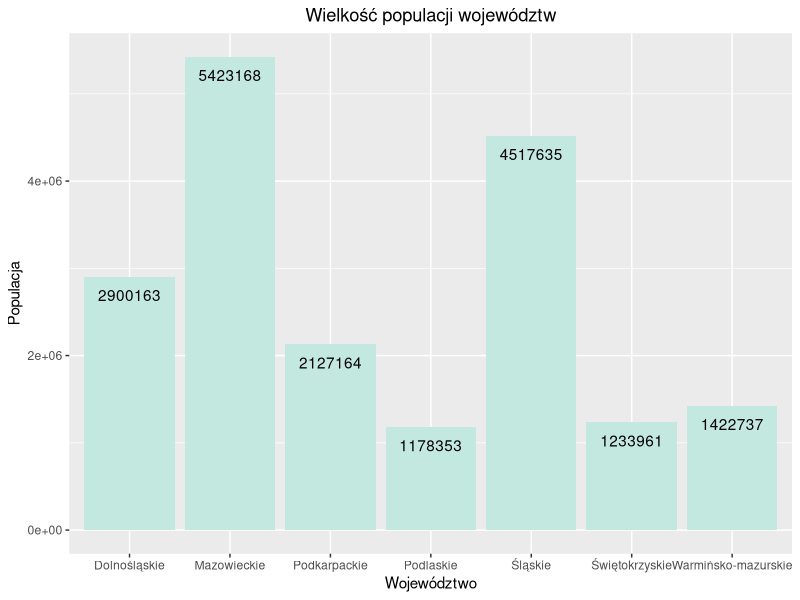
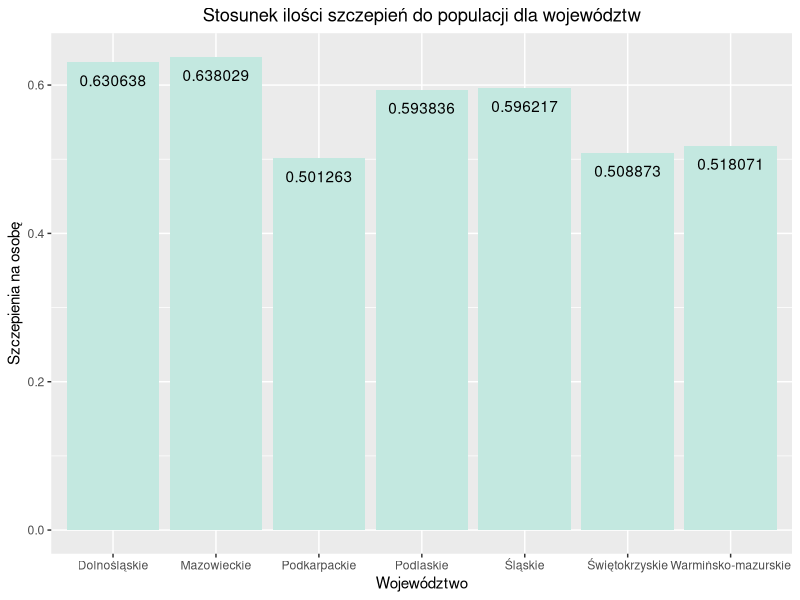
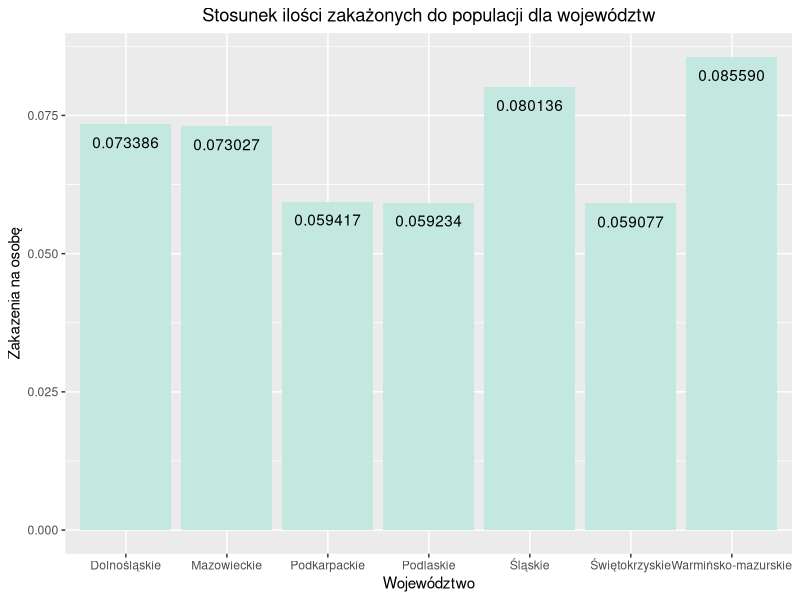
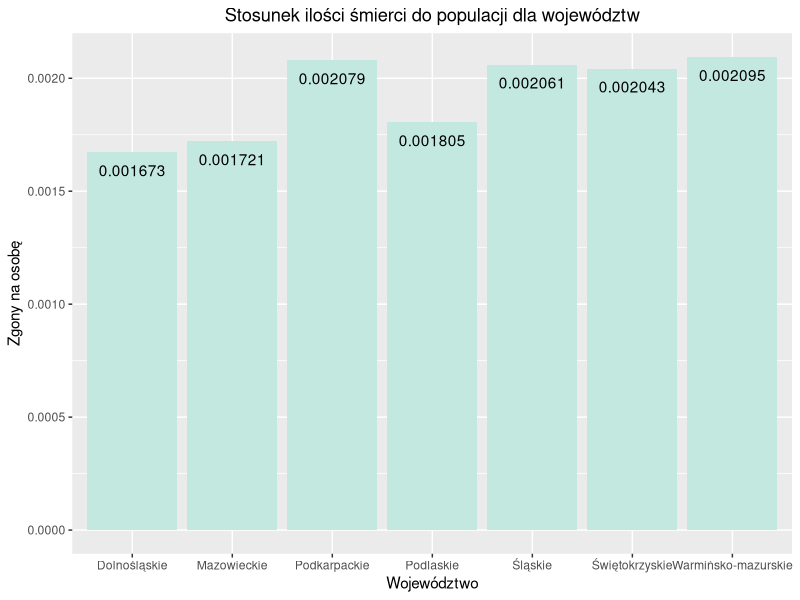
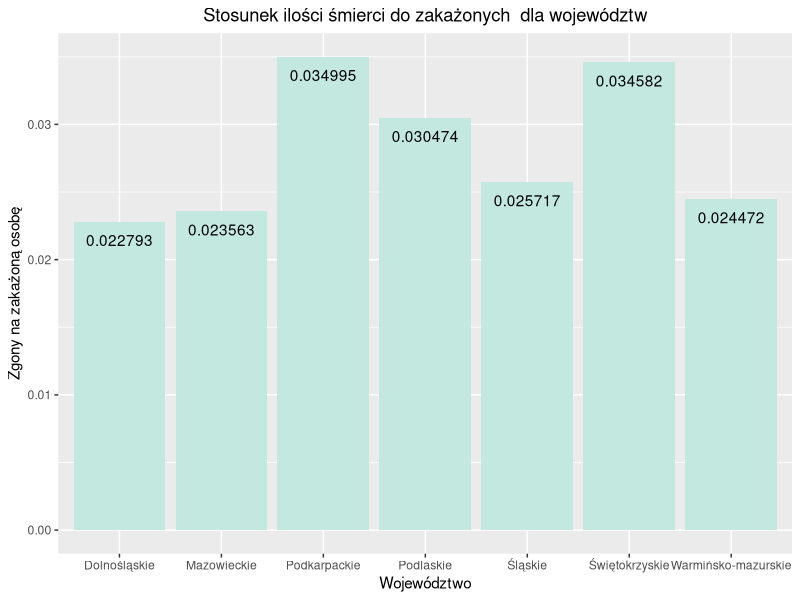

Recreate these plots in R, in order.
## ---- chunk 1
knitr::opts_chunk$set(echo = TRUE)

library(magrittr)
library(dplyr)
library(ggplot2)

library(knitr) # kable 
## ---- chunk 2
data_1 <- data.frame(voivodeship=c('Mazowieckie', 'Warmińsko-mazurskie', 'Dolnośląskie', 'Podkarpackie', 'Podlaskie', 'Śląskie', 'Świętokrzyskie'), 
                    vaccinated=c(3460137, 737079, 1828954, 1066268, 699749, 2693489, 627930),
                    deaths=c(9332, 2980, 4851, 4423, 2127, 9310, 2521),
                    confirmed_cases=c(396040, 121772, 212832, 126389, 69798, 362023, 72899),
                    population=c(5423168, 1422737, 2900163, 2127164, 1178353, 4517635, 1233961))
## ---- chunk 3
kable(data_1, col.names = c("Województwo", "Ilosść zaszczepionych osób", "Ilość zgonów", "Ilość zakażonych", "Populacja"))
## ---- chunk 4
ggplot(data_1, aes(x = voivodeship, y = population)) + geom_bar(stat = 'identity', fill = '#c3e8e0') +
  ggtitle('Wielkość populacji województw') +
  theme(plot.title = element_text(hjust = 0.5)) +
  xlab('Województwo') + ylab("Populacja") +
  geom_text(aes(label = sprintf("%d", population), y= population), vjust = 2)
## ---- chunk 5
data_1['vacination_factor'] = data_1$vaccinated / data_1$population
## ---- chunk 6
ggplot(data_1, aes(x = voivodeship, y = vacination_factor)) + geom_bar(stat = 'identity', fill = '#c3e8e0') +
  ggtitle('Stosunek ilości szczepień do populacji dla województw') +
  theme(plot.title = element_text(hjust = 0.5)) +
  xlab('Województwo') + ylab("Szczepienia na osobę") +
  geom_text(aes(label = sprintf("%f", vacination_factor), y= vacination_factor), vjust = 2)
## ---- chunk 7
data_1['confirmed_cases_factor'] = data_1$confirmed_cases / data_1$population
## ---- chunk 8
ggplot(data_1, aes(x = voivodeship, y = confirmed_cases_factor)) + geom_bar(stat = 'identity', fill = '#c3e8e0') +
  ggtitle('Stosunek ilości zakażonych do populacji dla województw') +
  theme(plot.title = element_text(hjust = 0.5)) +
  xlab('Województwo') + ylab("Zakazenia na osobę") +
  geom_text(aes(label = sprintf("%f", confirmed_cases_factor), y= confirmed_cases_factor), vjust = 2)
## ---- chunk 9
data_1['death_factor'] = data_1$deaths / data_1$population
## ---- chunk 10
ggplot(data_1, aes(x = voivodeship, y = death_factor)) + geom_bar(stat = 'identity', fill = '#c3e8e0') +
  ggtitle('Stosunek ilości śmierci do populacji dla województw') +
  theme(plot.title = element_text(hjust = 0.5)) +
  xlab('Województwo') + ylab("Zgony na osobę") +
  geom_text(aes(label = sprintf("%f", death_factor), y= death_factor), vjust = 2)
## ---- chunk 11
data_1['death_confirmed_cases_factor'] = data_1$deaths / data_1$confirmed_cases
## ---- chunk 12
ggplot(data_1, aes(x = voivodeship, y = death_confirmed_cases_factor)) + geom_bar(stat = 'identity', fill = '#c3e8e0') +
  ggtitle('Stosunek ilości śmierci do zakażonych  dla województw') +
  theme(plot.title = element_text(hjust = 0.5)) +
  xlab('Województwo') + ylab("Zgony na zakażoną osobę") +
  geom_text(aes(label = sprintf("%f", death_confirmed_cases_factor), y= death_confirmed_cases_factor), vjust = 2)
## ---- chunk 13

